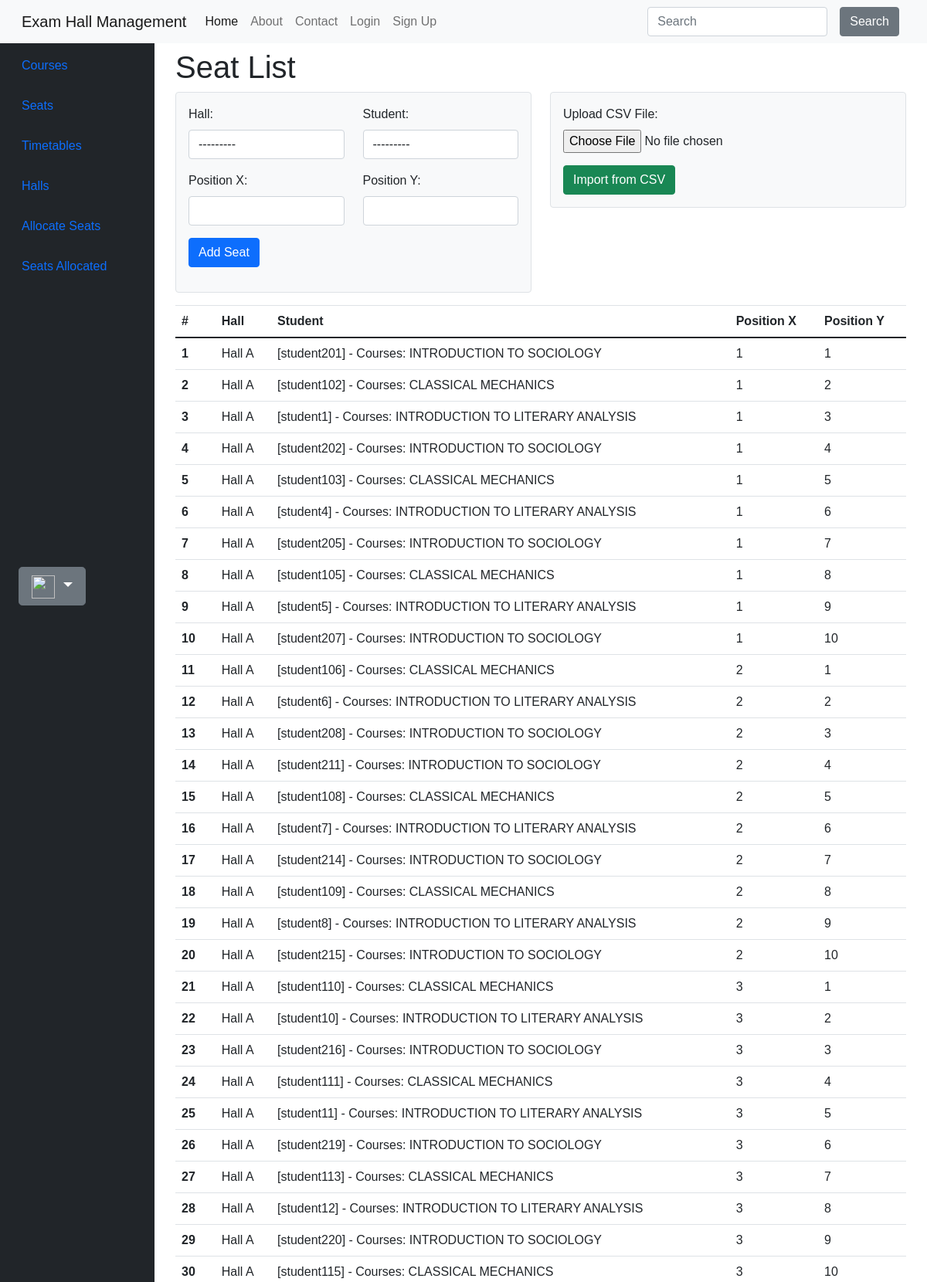
The page /main/seats/ (upper part) on the database its author committed.
### main/models.py (models this page shows, shortened)
class Offer(models.Model):
    student = models.ForeignKey('accounts.Student', on_delete=models.CASCADE, related_name='offer')
    course = models.ForeignKey(Course, on_delete=models.CASCADE)

class Seat(models.Model):
    hall = models.ForeignKey('Hall', on_delete=models.CASCADE)
    student = models.ForeignKey('accounts.Student', on_delete=models.CASCADE, null=True, blank=True)
    position_x = models.IntegerField()
    position_y = models.IntegerField()

class Hall(models.Model):
    invigilators = models.ManyToManyField('accounts.Invigilator', related_name='halls', blank=True)
    name = models.CharField(max_length=100)
    capacity = models.PositiveIntegerField()
    description = models.CharField(max_length=256)
    courses = models.ManyToManyField('Course')
    num_columns = models.PositiveIntegerField(default=0)
    num_rows = models.PositiveIntegerField(default=0)
    def __str__(self):
        return f"{self.name}"

class TimeTable(models.Model):
    course = models.ForeignKey(Course, on_delete=models.CASCADE)
    exam_date = models.DateField()
    exam_time = models.TimeField()

class Course(models.Model):
    name = models.CharField(max_length=100)
    code = models.CharField(max_length=8)
    department = models.ForeignKey(Department, on_delete=models.CASCADE)
    def __str__(self):
        return f"{self.name}"

### accounts/models.py (models this page shows, shortened)
class CustomUser(AbstractUser):
    email = models.EmailField(unique=True)
    first_name = models.CharField(max_length=30)
    middle_name = models.CharField(max_length=30, blank=True, null=True)
    last_name = models.CharField(max_length=30)
    date_of_birth = models.DateField(null=True, blank=True)
    user_type = models.CharField(max_length=20, verbose_name="User Type")
    slug = models.SlugField(unique=True, blank=True, null=True)
    objects = CustomUserManager()

class Student(CustomUser):
    LEVEL_CHOICES = (
        (100, '100'),
        (200, '200'),
        (300, '300'),
        (400, '400'),
    )
    level = models.IntegerField(choices=LEVEL_CHOICES, null=True, blank=True)
    class Meta:
        verbose_name = 'Student'
        verbose_name_plural = 'Students'
    def __str__(self):
        today_courses = get_today_courses()
        all_offers = self.offer.all()
        today_courses_ids = set(course.id for course in today_courses)
        all_offers_ids = set(offer.course.id for offer in all_offers)
        common_course_ids = today_courses_ids.intersection(all_offers_ids)
        student_offers = all_offers.filter(course__id__in=common_course_ids)
        course_names = ", ".join(str(offer.course).upper() for offer in student_offers)
        return f"[{self.username}] - Courses: {course_names}"

class CustomUser(AbstractUser):
    email = models.EmailField(unique=True)
    first_name = models.CharField(max_length=30)
    middle_name = models.CharField(max_length=30, blank=True, null=True)
    last_name = models.CharField(max_length=30)
    date_of_birth = models.DateField(null=True, blank=True)
    user_type = models.CharField(max_length=20, verbose_name="User Type")
    slug = models.SlugField(unique=True, blank=True, null=True)
    objects = CustomUserManager()

### main/views.py (the view, shortened to what this page needs)
# urls.py: path('seats/', SeatCreateView.as_view(), name='seats'),
class SeatCreateView(View):
    template_name = 'main/seats.html'
    def get(self, request, *args, **kwargs):
        seats = Seat.objects.all()
        form = SeatForm()
        return render(request, self.template_name, {'seats': seats, 'form': form})

### main/forms.py
class SeatForm(forms.ModelForm):
    class Meta:
        model = Seat
        fields = ['hall', 'student', 'position_x', 'position_y']

### main/utils.py (called while the page is built)
def get_today_courses():
    today_date = timezone.now().date()
    today_timetable_entries = TimeTable.objects.filter(exam_date=today_date)
    courses_today = [timetable_entry.course for timetable_entry in today_timetable_entries]
    return courses_today

### main/templates/main/seats.html (shortened to what this page needs)
{% extends 'main/base.html' %}
{% load widget_tweaks %}
{% block content %}
    <h1>Seat List</h1>
    <div class="row mb-3">
        <div class="col-md-6">
            <div class="form-container bg-light p-3 rounded border">
                <form method="post" enctype="multipart/form-data">
                    <div class="form-group row">
                        <div class="col-md-6">
                            <label for="{{ form.hall.id_for_label }}">Hall:</label>
                            {{ form.hall|add_class:"form-control" }}
                        </div>
                        <div class="col-md-6">
                            <label for="{{ form.student.id_for_label }}">Student:</label>
                            {{ form.student|add_class:"form-control" }}
                        </div>
                        <div class="col-md-6 mt-3">
                            <label for="{{ form.position_x.id_for_label }}">Position X:</label>
                            {{ form.position_x|add_class:"form-control" }}
                        </div>
                        <div class="col-md-6 mt-3">
                            <label for="{{ form.position_y.id_for_label }}">Position Y:</label>
                            {{ form.position_y|add_class:"form-control" }}
                        </div>
                        <div class="col-md-12 mt-3">
                            <button type="submit" class="btn btn-primary">Add Seat</button>
                        </div>
                    </div>
                </form>
            </div>
        </div>
        <div class="col-md-6">
            <div class="form-container bg-light p-3 rounded border">
                <form method="post" enctype="multipart/form-data">
                    <div class="form-group">
                        <label for="csv_file">Upload CSV File:</label>
                        <input class="form-control-file" type="file" name="csv_file" required>
                    </div>
                    <div class="mt-3">
                        <button type="submit" class="btn btn-success">Import from CSV</button>
                    </div>
                </form>
            </div>
        </div>
    </div>
    <table class="table">
        <thead>
            <tr>
                <th scope="col">#</th>
                <th scope="col">Hall</th>
                <th scope="col">Student</th>
                <th scope="col">Position X</th>
                <th scope="col">Position Y</th>
            </tr>
        </thead>
        <tbody>
            {% for seat in seats %}
                <tr>
                    <th scope="row">{{ forloop.counter }}</th>
                    <td>{{ seat.hall }}</td>
                    <td>{{ seat.student }}</td>
                    <td>{{ seat.position_x }}</td>
                    <td>{{ seat.position_y }}</td>
                </tr>
            {% endfor %}
        </tbody>
    </table>
{% endblock %}

### rows shown on the page
Offer: student "---------"
Seat: hall "Hall A", student "[student201] - Courses: INTRODUCTION TO SOCIOLOGY", position_x "1", position_y "1"
Seat: hall "Hall A", student "[student102] - Courses: CLASSICAL MECHANICS", position_x "1", position_y "2"
Seat: hall "Hall A", student "[student1] - Courses: INTRODUCTION TO LITERARY ANALYSIS", position_x "1", position_y "3"
Seat: hall "Hall A", student "[student202] - Courses: INTRODUCTION TO SOCIOLOGY", position_x "1", position_y "4"
Seat: hall "Hall A", student "[student103] - Courses: CLASSICAL MECHANICS", position_x "1", position_y "5"
Seat: hall "Hall A", student "[student4] - Courses: INTRODUCTION TO LITERARY ANALYSIS", position_x "1", position_y "6"
Seat: hall "Hall A", student "[student205] - Courses: INTRODUCTION TO SOCIOLOGY", position_x "1", position_y "7"
Seat: hall "Hall A", student "[student105] - Courses: CLASSICAL MECHANICS", position_x "1", position_y "8"
Seat: hall "Hall A", student "[student5] - Courses: INTRODUCTION TO LITERARY ANALYSIS", position_x "1", position_y "9"
Seat: hall "Hall A", student "[student207] - Courses: INTRODUCTION TO SOCIOLOGY", position_x "1", position_y "10"
Seat: hall "Hall A", student "[student106] - Courses: CLASSICAL MECHANICS", position_x "2", position_y "1"
Seat: hall "Hall A", student "[student6] - Courses: INTRODUCTION TO LITERARY ANALYSIS", position_x "2", position_y "2"
Seat: hall "Hall A", student "[student208] - Courses: INTRODUCTION TO SOCIOLOGY", position_x "2", position_y "3"
Seat: hall "Hall A", student "[student211] - Courses: INTRODUCTION TO SOCIOLOGY", position_x "2", position_y "4"
Seat: hall "Hall A", student "[student108] - Courses: CLASSICAL MECHANICS", position_x "2", position_y "5"
Seat: hall "Hall A", student "[student7] - Courses: INTRODUCTION TO LITERARY ANALYSIS", position_x "2", position_y "6"
Seat: hall "Hall A", student "[student214] - Courses: INTRODUCTION TO SOCIOLOGY", position_x "2", position_y "7"
Seat: hall "Hall A", student "[student109] - Courses: CLASSICAL MECHANICS", position_x "2", position_y "8"
Seat: hall "Hall A", student "[student8] - Courses: INTRODUCTION TO LITERARY ANALYSIS", position_x "2", position_y "9"
Seat: hall "Hall A", student "[student215] - Courses: INTRODUCTION TO SOCIOLOGY", position_x "2", position_y "10"
Seat: hall "Hall A", student "[student110] - Courses: CLASSICAL MECHANICS", position_x "3", position_y "1"
Seat: hall "Hall A", student "[student10] - Courses: INTRODUCTION TO LITERARY ANALYSIS", position_x "3", position_y "2"
Seat: hall "Hall A", student "[student216] - Courses: INTRODUCTION TO SOCIOLOGY", position_x "3", position_y "3"
Seat: hall "Hall A", student "[student111] - Courses: CLASSICAL MECHANICS", position_x "3", position_y "4"
Seat: hall "Hall A", student "[student11] - Courses: INTRODUCTION TO LITERARY ANALYSIS", position_x "3", position_y "5"
Seat: hall "Hall A", student "[student219] - Courses: INTRODUCTION TO SOCIOLOGY", position_x "3", position_y "6"
Seat: hall "Hall A", student "[student113] - Courses: CLASSICAL MECHANICS", position_x "3", position_y "7"
Seat: hall "Hall A", student "[student12] - Courses: INTRODUCTION TO LITERARY ANALYSIS", position_x "3", position_y "8"
Seat: hall "Hall A", student "[student220] - Courses: INTRODUCTION TO SOCIOLOGY", position_x "3", position_y "9"
Seat: hall "Hall A", student "[student115] - Courses: CLASSICAL MECHANICS", position_x "3", position_y "10"
